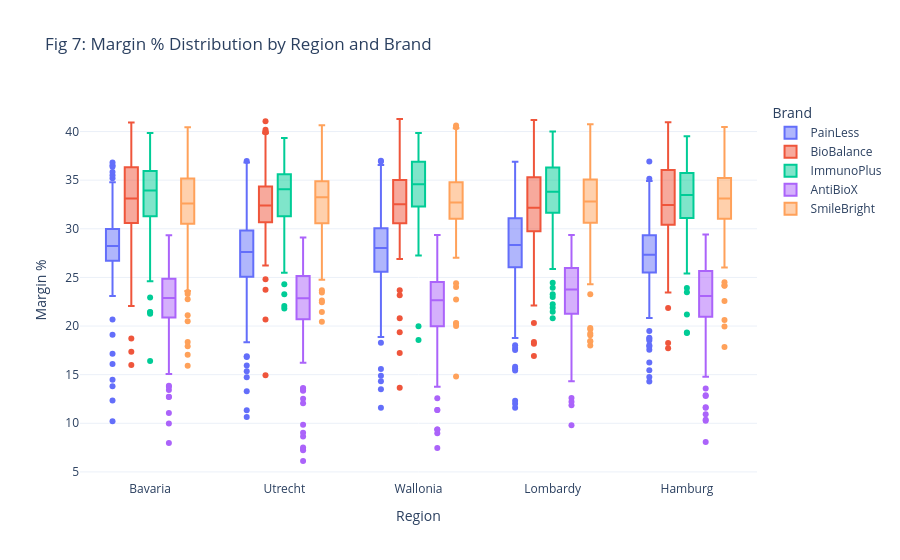

Notebook code for this chart:
### Code cell
# Q7: How is the total Margin distributed across top Regions and Brands?

top_regions = df.groupby('Region')['MarginEUR'].sum().nlargest(5).index
top_brands = df.groupby('Brand')['MarginEUR'].sum().nlargest(5).index
df_filtered = df[df['Region'].isin(top_regions) & df['Brand'].isin(top_brands)]


fig7 = px.box(df_filtered, x='Region', y='MarginPercentage', color='Brand',
    title="Fig 7: Margin % Distribution by Region and Brand", labels={'MarginPercentage': 'Margin %'}, template='plotly_white')

fig7

### Figure 1 — Plotly figure (JSON) as saved in the notebook; plotly's stock layout.template omitted (floating-point values rounded to 4 significant figures; data arrays with more than 128 entries replaced by an {"elided": "..."} marker saying what was removed)
{"data": [{"alignmentgroup": "True", "hovertemplate": "Brand=PainLess<br>Region=%{x}<br>Margin %=%{y}<extra></extra>", "legendgroup": "PainLess", "marker": {"color": "#636efa"}, "name": "PainLess", "notched": false, "offsetgroup": "PainLess", "orientation": "v", "showlegend": true, "type": "box", "x": {"elided": "912 str values"}, "x0": " ", "xaxis": "x", "y": {"elided": "912 float values"}, "y0": " ", "yaxis": "y"}, {"alignmentgroup": "True", "hovertemplate": "Brand=BioBalance<br>Region=%{x}<br>Margin %=%{y}<extra></extra>", "legendgroup": "BioBalance", "marker": {"color": "#EF553B"}, "name": "BioBalance", "notched": false, "offsetgroup": "BioBalance", "orientation": "v", "showlegend": true, "type": "box", "x": {"elided": "653 str values"}, "x0": " ", "xaxis": "x", "y": {"elided": "653 float values"}, "y0": " ", "yaxis": "y"}, {"alignmentgroup": "True", "hovertemplate": "Brand=ImmunoPlus<br>Region=%{x}<br>Margin %=%{y}<extra></extra>", "legendgroup": "ImmunoPlus", "marker": {"color": "#00cc96"}, "name": "ImmunoPlus", "notched": false, "offsetgroup": "ImmunoPlus", "orientation": "v", "showlegend": true, "type": "box", "x": {"elided": "514 str values"}, "x0": " ", "xaxis": "x", "y": {"elided": "514 float values"}, "y0": " ", "yaxis": "y"}, {"alignmentgroup": "True", "hovertemplate": "Brand=AntiBioX<br>Region=%{x}<br>Margin %=%{y}<extra></extra>", "legendgroup": "AntiBioX", "marker": {"color": "#ab63fa"}, "name": "AntiBioX", "notched": false, "offsetgroup": "AntiBioX", "orientation": "v", "showlegend": true, "type": "box", "x": {"elided": "691 str values"}, "x0": " ", "xaxis": "x", "y": {"elided": "691 float values"}, "y0": " ", "yaxis": "y"}, {"alignmentgroup": "True", "hovertemplate": "Brand=SmileBright<br>Region=%{x}<br>Margin %=%{y}<extra></extra>", "legendgroup": "SmileBright", "marker": {"color": "#FFA15A"}, "name": "SmileBright", "notched": false, "offsetgroup": "SmileBright", "orientation": "v", "showlegend": true, "type": "box", "x": {"elided": "727 str values"}, "x0": " ", "xaxis": "x", "y": {"elided": "727 float values"}, "y0": " ", "yaxis": "y"}], "layout": {"boxmode": "group", "legend": {"title": {"text": "Brand"}, "tracegroupgap": 0}, "title": {"text": "Fig 7: Margin % Distribution by Region and Brand"}, "xaxis": {"anchor": "y", "domain": [0, 1], "title": {"text": "Region"}}, "yaxis": {"anchor": "x", "domain": [0, 1], "title": {"text": "Margin %"}}}}
